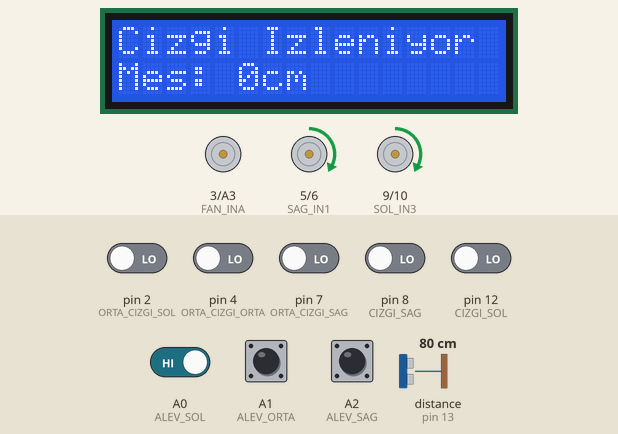
Simulated run of this program. Board: Arduino Uno, built with avr-gcc and run on an emulated ATmega328P. Parts: 16×2 character LCD, motor-driver pin pairs drawn as motors (green arrow = first pin HIGH = forward, orange = second pin HIGH = backward, longer = more drive). Wiring (inferred from the names in the program): ultrasonic range finder: trigger pin 11; echo pin 13. Inputs (shaded band) come from the test bench; at power-on: A0 (ALEV_SOL), A1 (ALEV_ORTA), A2 (ALEV_SAG) HIGH, pin 2 (ORTA_CIZGI_SOL), pin 4 (ORTA_CIZGI_ORTA), pin 7 (ORTA_CIZGI_SAG), pin 8 (CIZGI_SAG), pin 12 (CIZGI_SOL) LOW, distance to the obstacle (sensor on pin 13) 80 cm. The echo pulse lasts 58.3 µs per cm; what the program prints to the serial monitor is not drawn.

Above: at 3.2 s.
3.3 s: distance to the obstacle (sensor on pin 13) set to 12 cm
At 3.7 s:
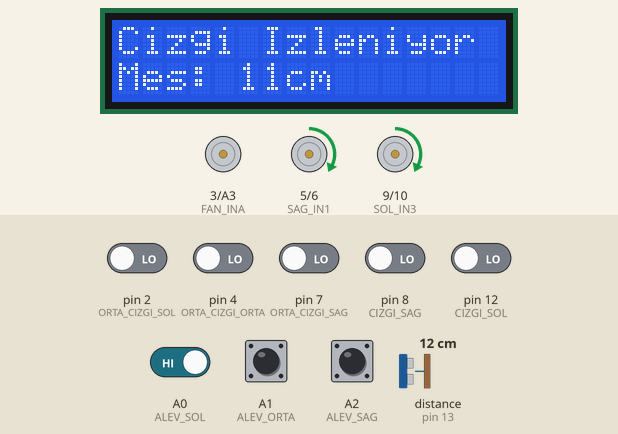
4.8 s: distance to the obstacle (sensor on pin 13) set to 9 cm
At 6.0 s:
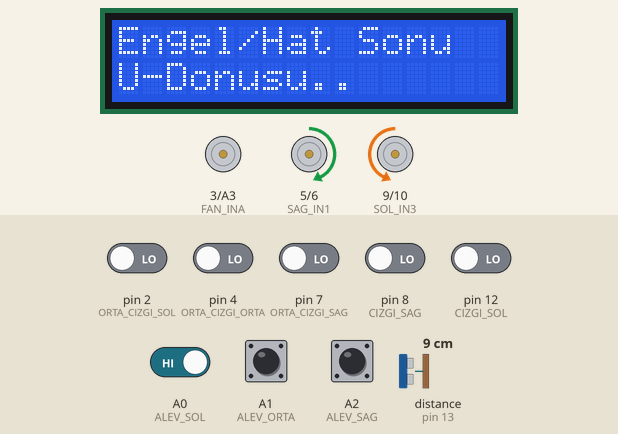
6.9 s: pin 7 (ORTA_CIZGI_SAG) driven HIGH
At 7.2 s:
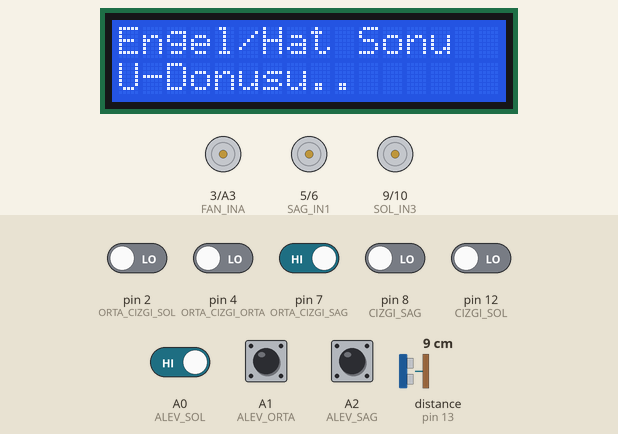
9.9 s: A0 (ALEV_SOL) driven LOW
At 11.8 s:
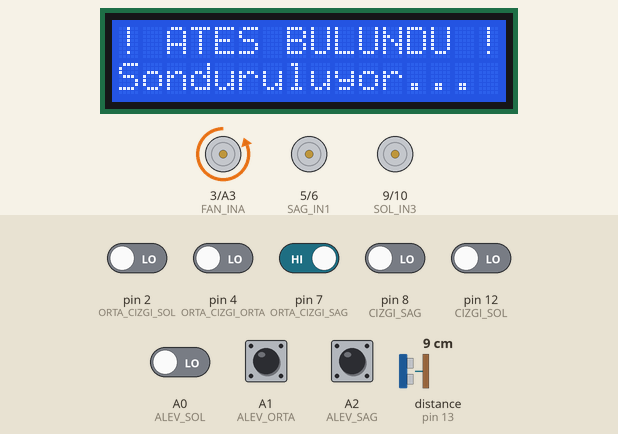
Timing chart, 0 to 13.3 s (numbered marks = the images above; inputs shaded):
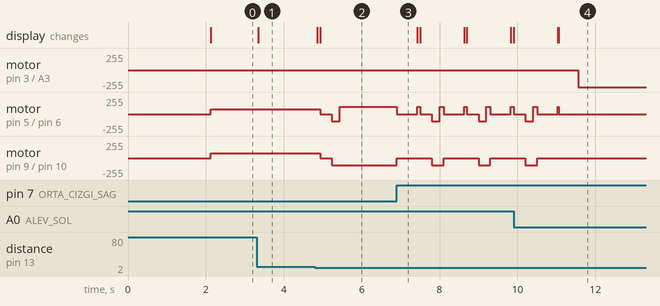

The program:

main.cpp
```cpp
#include <Arduino.h>
#include <Wire.h>
#include <LiquidCrystal_I2C.h> // LCD Kütüphanesi

// ===== LCD EKRAN AYARLARI =====
LiquidCrystal_I2C lcd(0x27, 16, 2);
String sonEkranaYazilan = "";

// Ekrana yazıyı sadece değiştiğinde basan (robotu yavaşlatmayan) akıllı fonksiyon
void lcdYaz(String satir1, String satir2 = "") {
  if (sonEkranaYazilan != satir1 + satir2) {
    lcd.clear();
    lcd.setCursor(0, 0);
    lcd.print(satir1);
    if (satir2 != "") {
      lcd.setCursor(0, 1);
      lcd.print(satir2);
    }
    sonEkranaYazilan = satir1 + satir2;
  }
}

//=======MESAFE SENSOR======
const int ECHO = 13;
const int TRIG = 11;

float sure;
int mesafe;

// ===== CIZGI SENSÖRLER =====
const int CIZGI_SOL = 12;
const int ORTA_CIZGI_SOL = 2;
const int ORTA_CIZGI_ORTA = 4;
const int ORTA_CIZGI_SAG = 7;
const int CIZGI_SAG = 8;

// ===== 3'LÜ ALEV SENSÖRLERİ =====
const int ALEV_SOL  = A0; // Sol sensör A0 pinine
const int ALEV_ORTA = A1; // Orta sensör A1 pinine
const int ALEV_SAG  = A2; // Sağ sensör A2 pinine
const int ALEV_VAR  = LOW; // Alev sensörleri ateş görünce LOW verir

// ===== FAN MODÜLÜ (L9110) =====
const int FAN_INA = 3;
const int FAN_INB = A3;

// ===== MOTOR PİNLERİ =====
const int SAG_IN1 = 5;
const int SAG_IN2 = 6;
const int SOL_IN3 = 9;
const int SOL_IN4 = 10;

// ===== HIZ AYARLARI =====
int yavash_hizli = 70;
int orta_hizli = 120;
int yuksek_hizli = 150;

int hiz = 80;
// Dönüşlerde motorun takılıp "dız" etmemesi için dönüş hızı güçlendirildi
int donusHizi = 110;

const int SIYAH = 1;
const int BEYAZ = 0;

// =====================
// MOTOR FONKSİYONLARI
// =====================

void ileri(int hiz = yavash_hizli) {
  analogWrite(SAG_IN1, hiz);
  analogWrite(SAG_IN2, LOW);
  analogWrite(SOL_IN3, hiz);
  analogWrite(SOL_IN4, LOW);
}

// Geri gidişler genelde manevra içindir, varsayılan olarak donusHizi kullanılsın
void geri(int seciliHiz = donusHizi) {
  analogWrite(SAG_IN2, seciliHiz);
  analogWrite(SAG_IN1, LOW);
  analogWrite(SOL_IN4, seciliHiz);
  analogWrite(SOL_IN3, LOW);
}

void dur() {
  digitalWrite(SAG_IN1, LOW);
  digitalWrite(SAG_IN2, LOW);
  digitalWrite(SOL_IN3, LOW);
  digitalWrite(SOL_IN4, LOW);
}

void sag_ileri(int seciliHiz = yavash_hizli) {
  analogWrite(SAG_IN1, seciliHiz);
  analogWrite(SAG_IN2, LOW);
}

void sol_ileri(int seciliHiz = yavash_hizli) {
  analogWrite(SOL_IN3, seciliHiz);
  analogWrite(SOL_IN4, LOW);
}

void sag_dur() {
  analogWrite(SAG_IN1, LOW);
  analogWrite(SAG_IN2, LOW);
}

void sol_dur() {
  analogWrite(SOL_IN3, LOW);
  analogWrite(SOL_IN4, LOW);
}

// Dönüş manevralarındaki "dız" sesini önlemek için geri dönüşler donusHizi ile yapılır
void sol_geri(int seciliHiz = donusHizi) {
  analogWrite(SOL_IN4, seciliHiz);
  analogWrite(SOL_IN3, LOW);
}

void sag_geri(int seciliHiz = donusHizi) {
  analogWrite(SAG_IN2, seciliHiz);
  analogWrite(SAG_IN1, LOW);
}

void saga_don() {
  lcdYaz("Kavsak Goruldu", "Saga Donuluyor..");
  ileri();
  delay(150);
  dur();
  delay(300);

  // Yüksek güçle (donusHizi) dönerek takılmayı (dızlamayı) önlüyoruz
  sol_geri(donusHizi);
  sag_ileri(donusHizi);
  delay(100);

  // Siyahı görene kadar yüksek güçte dönmeye devam et
  while (digitalRead(ORTA_CIZGI_SAG) != SIYAH) {
    sol_geri(donusHizi);
    sag_ileri(donusHizi);
  }
  dur();
  delay(500);
}

void tam_don(){
  lcdYaz("Engel/Hat Sonu", "U-Donusu..");
  dur();
  delay(300);
  geri(donusHizi);
  delay(200);

  // Güçlü dönüş başlangıcı
  sol_geri(donusHizi);
  sag_ileri(donusHizi);
  delay(100);

  while (digitalRead(ORTA_CIZGI_SAG) != SIYAH) {
    sol_geri(donusHizi);
    sag_ileri(donusHizi);
  }
  dur();
  delay(500);
}

int mesafe_hesapla() {
  digitalWrite(TRIG, LOW);
  delayMicroseconds(2);
  digitalWrite(TRIG, HIGH);
  delayMicroseconds(10);
  digitalWrite(TRIG, LOW);

  // Robot takılmasın diye timeout
  sure = pulseIn(ECHO, HIGH, 3000);
  if(sure == 0) return 999;

  mesafe = sure * 0.034 / 2;
  Serial.println(mesafe);
  delay(15);
  return mesafe;
}

void cizgi_izle(int sol, int orta, int sag) {
  if (sol == SIYAH && orta == BEYAZ && sag == BEYAZ) {
    sol_ileri(yavash_hizli);
    sag_ileri(0); // 70-40=30 çok düşük bir PWM'dir, motoru dızlatır. İptal edip 0 yaptık, daha keskin döner.
  }
  else if (sol == SIYAH && orta == SIYAH && sag == BEYAZ) {
    sol_ileri(yavash_hizli);
    sag_ileri(yavash_hizli-20);
  }
  else if (sol == BEYAZ && orta == BEYAZ && sag == SIYAH) {
    sag_ileri(yavash_hizli);
    sol_ileri(0); // Düşük PWM dızlamasını engellemek için 0'a çekildi.
  }
  else if (sol == BEYAZ && orta == SIYAH && sag == SIYAH) {
    sag_ileri(yavash_hizli);
    sol_ileri(yavash_hizli-20);
  }
  else {
    ileri();
  }
}

void kavsak_karar(int SOL, int SAG) {
  if (SAG == SIYAH) {
    saga_don();
  }
  else {
    ileri();
  }
}

// =====================
// ALEV SÖNDÜRME MANTIĞI
// =====================
void atesi_sondur_ve_gec() {
  lcdYaz("! ATES BULUNDU !", "Sonduruluyor...");
  dur();
  delay(500);

  // Fanı çalıştır
  digitalWrite(FAN_INA, LOW);
  digitalWrite(FAN_INB, HIGH);

  delay(8000);

  while (digitalRead(ALEV_SOL) == ALEV_VAR || digitalRead(ALEV_ORTA) == ALEV_VAR || digitalRead(ALEV_SAG) == ALEV_VAR) {
    delay(50);
  }

  lcdYaz("Ates Sondu!", "Goreve Devam..");
  digitalWrite(FAN_INA, LOW);
  digitalWrite(FAN_INB, LOW);
  delay(1000);
}

void setup() {
  Serial.begin(9600);

  lcd.init();
  lcd.backlight();
  lcdYaz("Sistem Basliyor", "Robot Hazir!");
  delay(2000);

  pinMode(TRIG, OUTPUT);
  pinMode(ECHO, INPUT);

  pinMode(CIZGI_SOL, INPUT);
  pinMode(ORTA_CIZGI_SOL, INPUT);
  pinMode(ORTA_CIZGI_ORTA, INPUT);
  pinMode(ORTA_CIZGI_SAG, INPUT);
  pinMode(CIZGI_SAG, INPUT);

  pinMode(ALEV_SOL, INPUT);
  pinMode(ALEV_ORTA, INPUT);
  pinMode(ALEV_SAG, INPUT);
  pinMode(FAN_INA, OUTPUT);
  pinMode(FAN_INB, OUTPUT);

  pinMode(SAG_IN1, OUTPUT);
  pinMode(SAG_IN2, OUTPUT);
  pinMode(SOL_IN3, OUTPUT);
  pinMode(SOL_IN4, OUTPUT);
}

void loop() {
  // 1. ANLIK ALEV KONTROLÜ
  int solAlev  = digitalRead(ALEV_SOL);
  int ortaAlev = digitalRead(ALEV_ORTA);
  int sagAlev  = digitalRead(ALEV_SAG);

  if (solAlev == ALEV_VAR || ortaAlev == ALEV_VAR || sagAlev == ALEV_VAR) {
    atesi_sondur_ve_gec();
    return;
  }

  // 2. MESAFE KONTROLÜ
  if (mesafe_hesapla() + mesafe_hesapla() + mesafe_hesapla() < 30) {
    tam_don();
  }

  // 3. SENSÖRLERİ OKU VE ÇİZGİ İZLE
  int orta_left  = digitalRead(ORTA_CIZGI_SOL);
  int orta_orta  = digitalRead(ORTA_CIZGI_ORTA);
  int orta_right = digitalRead(ORTA_CIZGI_SAG);

  int sol = digitalRead(CIZGI_SOL);
  int sag = digitalRead(CIZGI_SAG);

  lcdYaz("Cizgi Izleniyor", "Mes: " + String(mesafe) + "cm");

  if (sol == SIYAH || sag == SIYAH) {
    kavsak_karar(sol, sag);
  }

  cizgi_izle(orta_left, orta_orta, orta_right);
}
```

Measured:
- the behaviour switches between 11 and 10 cm on distance to the obstacle (sensor on pin 13) (found by bisection; images 1 and 2)
- after the input at 3.3 s, the display: changes after 0.05 s (image 1)
- after the input at 4.8 s, motor on pin 5 (SAG_IN1) / pin 6 (SAG_IN2): forward 70/255 → stopped after 0.13 s, → backward 110/255 0.30 s later, → forward 110/255 0.20 s later; motor on pin 9 (SOL_IN3) / pin 10 (SOL_IN4): forward 70/255 → stopped after 0.13 s, → backward 110/255 0.30 s later
- after the input at 9.9 s, motor on pin 3 (FAN_INA) / A3 (FAN_INB): stopped → backward 255/255 after 1.7 s; motor on pin 9 (SOL_IN3) / pin 10 (SOL_IN4): goes on until 10.5 s, then stays stopped; the display: first differs from a run without the input after 1.2 s (image 4)
